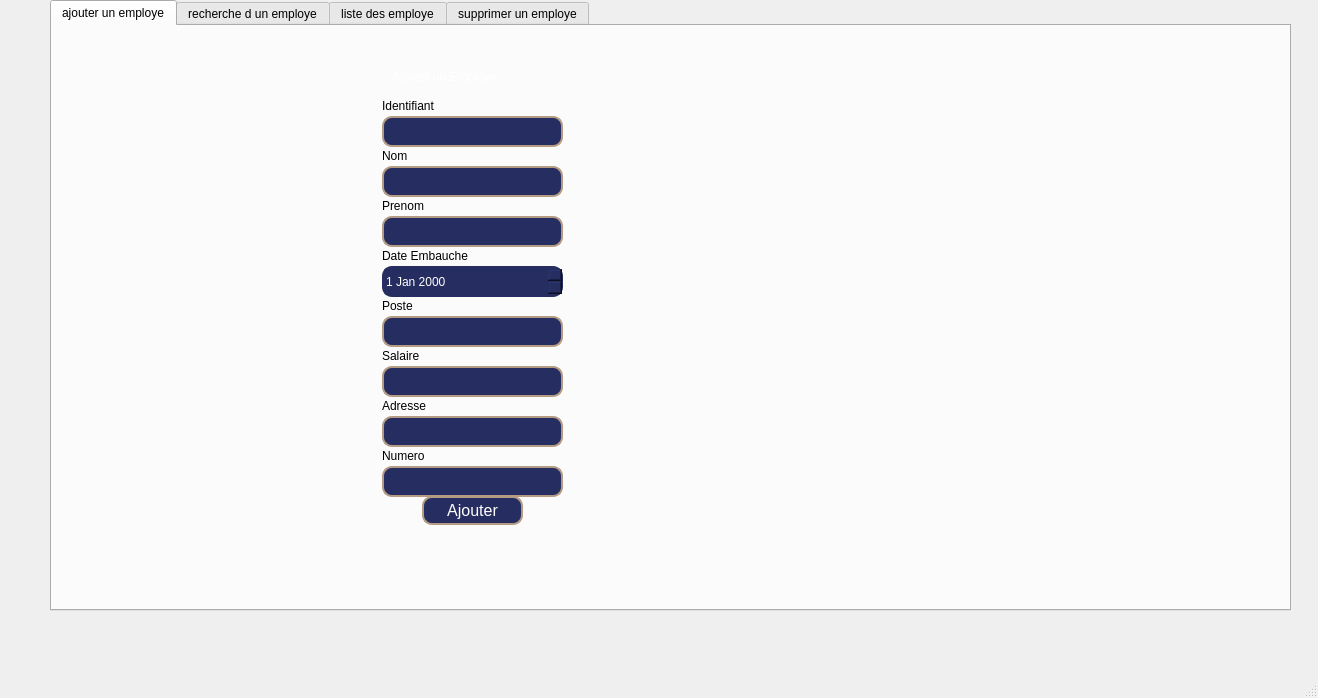
<?xml version="1.0" encoding="UTF-8"?>
<ui version="4.0">
 <class>MainWindow</class>
 <widget class="QMainWindow" name="MainWindow">
  <property name="geometry">
   <rect>
    <x>0</x>
    <y>0</y>
    <width>1318</width>
    <height>698</height>
   </rect>
  </property>
  <property name="windowTitle">
   <string>MainWindow</string>
  </property>
  <widget class="QWidget" name="centralwidget">
   <widget class="QTabWidget" name="tabWidget">
    <property name="geometry">
     <rect>
      <x>50</x>
      <y>0</y>
      <width>1241</width>
      <height>611</height>
     </rect>
    </property>
    <property name="currentIndex">
     <number>0</number>
    </property>
    <widget class="QWidget" name="tab">
     <attribute name="title">
      <string>ajouter un employe</string>
     </attribute>
     <widget class="QLabel" name="label_4">
      <property name="geometry">
       <rect>
        <x>280</x>
        <y>-10</y>
        <width>331</width>
        <height>561</height>
       </rect>
      </property>
      <property name="text">
       <string/>
      </property>
      <property name="pixmap">
       <pixmap>../../Desktop/aaa.png</pixmap>
      </property>
     </widget>
     <widget class="QLabel" name="label_8">
      <property name="geometry">
       <rect>
        <x>330</x>
        <y>170</y>
        <width>63</width>
        <height>20</height>
       </rect>
      </property>
      <property name="text">
       <string>Prenom</string>
      </property>
     </widget>
     <widget class="QLabel" name="label_5">
      <property name="geometry">
       <rect>
        <x>340</x>
        <y>30</y>
        <width>191</width>
        <height>41</height>
       </rect>
      </property>
      <property name="styleSheet">
       <string notr="true">color: white;
font: italic 9pt &quot;Sitka&quot;;
font: 900 italic 8pt &quot;Segoe UI Black&quot;;
font: 700 11pt &quot;Segoe UI&quot;;

</string>
      </property>
      <property name="text">
       <string>Ajouter un Employe</string>
      </property>
     </widget>
     <widget class="QLabel" name="label_9">
      <property name="geometry">
       <rect>
        <x>330</x>
        <y>220</y>
        <width>121</width>
        <height>20</height>
       </rect>
      </property>
      <property name="text">
       <string>Date Embauche</string>
      </property>
     </widget>
     <widget class="QDateEdit" name="dateEdit">
      <property name="geometry">
       <rect>
        <x>330</x>
        <y>240</y>
        <width>181</width>
        <height>31</height>
       </rect>
      </property>
      <property name="styleSheet">
       <string notr="true">QDateEdit {
    background-color:#262D60;
border-radius: 10px
}
QDateEdit {
    color: white;
}
QDateEdit {
    font-family: Arial;
    font-size: 12px;
}
QDateEdit {
    border: 2px solid #262D60;
}</string>
      </property>
     </widget>
     <widget class="QLineEdit" name="lineEdit_8">
      <property name="geometry">
       <rect>
        <x>330</x>
        <y>440</y>
        <width>181</width>
        <height>31</height>
       </rect>
      </property>
      <property name="styleSheet">
       <string notr="true">QLineEdit {
    background-color: #262D60; /* Couleur de fond */
    color: white;               /* Couleur du texte */
    border-radius: 10px;        /* Coins arrondis */
    border: 2px solid #B49B84;  /* Bordure */
    padding: 5px;               /* Espacement intérieur */
}
</string>
      </property>
     </widget>
     <widget class="QLineEdit" name="prenom">
      <property name="geometry">
       <rect>
        <x>330</x>
        <y>190</y>
        <width>181</width>
        <height>31</height>
       </rect>
      </property>
      <property name="styleSheet">
       <string notr="true">QLineEdit {
    background-color: #262D60; /* Couleur de fond */
    color: white;               /* Couleur du texte */
    border-radius: 10px;        /* Coins arrondis */
    border: 2px solid #B49B84;  /* Bordure */
    padding: 5px;               /* Espacement intérieur */
}
</string>
      </property>
     </widget>
     <widget class="QLabel" name="label_13">
      <property name="geometry">
       <rect>
        <x>330</x>
        <y>420</y>
        <width>63</width>
        <height>20</height>
       </rect>
      </property>
      <property name="text">
       <string>Numero</string>
      </property>
     </widget>
     <widget class="QLabel" name="label_11">
      <property name="geometry">
       <rect>
        <x>330</x>
        <y>320</y>
        <width>63</width>
        <height>20</height>
       </rect>
      </property>
      <property name="text">
       <string>Salaire</string>
      </property>
     </widget>
     <widget class="QLineEdit" name="id">
      <property name="geometry">
       <rect>
        <x>330</x>
        <y>90</y>
        <width>181</width>
        <height>31</height>
       </rect>
      </property>
      <property name="styleSheet">
       <string notr="true">QLineEdit {
    background-color: #262D60; /* Couleur de fond */
    color: white;               /* Couleur du texte */
    border-radius: 10px;        /* Coins arrondis */
    border: 2px solid #B49B84;  /* Bordure */
    padding: 5px;               /* Espacement intérieur */
}
</string>
      </property>
      <property name="text">
       <string/>
      </property>
     </widget>
     <widget class="QLineEdit" name="nom">
      <property name="geometry">
       <rect>
        <x>330</x>
        <y>140</y>
        <width>181</width>
        <height>31</height>
       </rect>
      </property>
      <property name="styleSheet">
       <string notr="true">QLineEdit {
    background-color: #262D60; /* Couleur de fond */
    color: white;               /* Couleur du texte */
    border-radius: 10px;        /* Coins arrondis */
    border: 2px solid #B49B84;  /* Bordure */
    padding: 5px;               /* Espacement intérieur */
}
</string>
      </property>
     </widget>
     <widget class="QLineEdit" name="salaire">
      <property name="geometry">
       <rect>
        <x>330</x>
        <y>340</y>
        <width>181</width>
        <height>31</height>
       </rect>
      </property>
      <property name="styleSheet">
       <string notr="true">QLineEdit {
    background-color: #262D60; /* Couleur de fond */
    color: white;               /* Couleur du texte */
    border-radius: 10px;        /* Coins arrondis */
    border: 2px solid #B49B84;  /* Bordure */
    padding: 5px;               /* Espacement intérieur */
}
</string>
      </property>
     </widget>
     <widget class="QLabel" name="label_10">
      <property name="geometry">
       <rect>
        <x>330</x>
        <y>270</y>
        <width>63</width>
        <height>20</height>
       </rect>
      </property>
      <property name="text">
       <string>Poste</string>
      </property>
     </widget>
     <widget class="QLineEdit" name="poste">
      <property name="geometry">
       <rect>
        <x>330</x>
        <y>290</y>
        <width>181</width>
        <height>31</height>
       </rect>
      </property>
      <property name="styleSheet">
       <string notr="true">QLineEdit {
    background-color: #262D60; /* Couleur de fond */
    color: white;               /* Couleur du texte */
    border-radius: 10px;        /* Coins arrondis */
    border: 2px solid #B49B84;  /* Bordure */
    padding: 5px;               /* Espacement intérieur */
}

</string>
      </property>
     </widget>
     <widget class="QLabel" name="label_7">
      <property name="geometry">
       <rect>
        <x>330</x>
        <y>120</y>
        <width>63</width>
        <height>20</height>
       </rect>
      </property>
      <property name="text">
       <string>Nom</string>
      </property>
     </widget>
     <widget class="QPushButton" name="on_pushButton_clicked">
      <property name="geometry">
       <rect>
        <x>370</x>
        <y>470</y>
        <width>101</width>
        <height>29</height>
       </rect>
      </property>
      <property name="styleSheet">
       <string notr="true">QPushButton {
    background-color: #262D60; /* Couleur de fond normale */
    color: white;               /* Couleur du texte */
    font-size: 16px;            /* Taille de la police */
    border-radius: 10px;        /* Coins arrondis */
    border: 2px solid #B49B84;  /* Bordure */
}

QPushButton:hover {
    background-color: #1E253E;  /* Couleur de fond au survol (plus foncé) */
}
QPushButton:pressed
{
    background-color:  #CEBAA7;
    border: 1px solid white;
}
</string>
      </property>
      <property name="text">
       <string>Ajouter</string>
      </property>
     </widget>
     <widget class="QLineEdit" name="adresse">
      <property name="geometry">
       <rect>
        <x>330</x>
        <y>390</y>
        <width>181</width>
        <height>31</height>
       </rect>
      </property>
      <property name="styleSheet">
       <string notr="true">QLineEdit {
    background-color: #262D60; /* Couleur de fond */
    color: white;               /* Couleur du texte */
    border-radius: 10px;        /* Coins arrondis */
    border: 2px solid #B49B84;  /* Bordure */
    padding: 5px;               /* Espacement intérieur */
}

</string>
      </property>
     </widget>
     <widget class="QLabel" name="label_6">
      <property name="geometry">
       <rect>
        <x>330</x>
        <y>70</y>
        <width>131</width>
        <height>20</height>
       </rect>
      </property>
      <property name="text">
       <string>Identifiant</string>
      </property>
     </widget>
     <widget class="QLabel" name="label_12">
      <property name="geometry">
       <rect>
        <x>330</x>
        <y>370</y>
        <width>63</width>
        <height>20</height>
       </rect>
      </property>
      <property name="text">
       <string>Adresse</string>
      </property>
     </widget>
    </widget>
    <widget class="QWidget" name="tab_2">
     <attribute name="title">
      <string>recherche d un employe</string>
     </attribute>
     <widget class="QTableWidget" name="tableWidget">
      <property name="geometry">
       <rect>
        <x>10</x>
        <y>130</y>
        <width>1041</width>
        <height>341</height>
       </rect>
      </property>
      <property name="styleSheet">
       <string notr="true">
QTableWidget {
background-color:  rgb(206, 186, 167);
}
QTableWidget::item:column(0) {
    background-color: red;
}
QTableWidget::item:selected {
    background-color: lightblue;
}</string>
      </property>
      <attribute name="horizontalHeaderStretchLastSection">
       <bool>false</bool>
      </attribute>
      <attribute name="verticalHeaderStretchLastSection">
       <bool>false</bool>
      </attribute>
      <row>
       <property name="text">
        <string>E1</string>
       </property>
      </row>
      <column>
       <property name="text">
        <string>ID</string>
       </property>
      </column>
      <column>
       <property name="text">
        <string>Nom</string>
       </property>
      </column>
      <column>
       <property name="text">
        <string>Prenom</string>
       </property>
      </column>
      <column>
       <property name="text">
        <string>Date Embauche</string>
       </property>
      </column>
      <column>
       <property name="text">
        <string>Poste</string>
       </property>
      </column>
      <column>
       <property name="text">
        <string>Salaire</string>
       </property>
      </column>
      <column>
       <property name="text">
        <string>Numero</string>
       </property>
      </column>
      <column>
       <property name="text">
        <string>Adresse</string>
       </property>
      </column>
      <item row="0" column="0">
       <property name="text">
        <string>001</string>
       </property>
      </item>
      <item row="0" column="1">
       <property name="text">
        <string>islem</string>
       </property>
      </item>
      <item row="0" column="2">
       <property name="text">
        <string>mechi</string>
       </property>
      </item>
      <item row="0" column="3">
       <property name="text">
        <string>7-10-2024</string>
       </property>
      </item>
      <item row="0" column="4">
       <property name="text">
        <string>directeur</string>
       </property>
      </item>
      <item row="0" column="5">
       <property name="text">
        <string>20000dt</string>
       </property>
      </item>
      <item row="0" column="6">
       <property name="text">
        <string>12345678</string>
       </property>
      </item>
      <item row="0" column="7">
       <property name="text">
        <string>cite el aaa</string>
       </property>
      </item>
     </widget>
     <widget class="QLineEdit" name="lineEdit_9">
      <property name="geometry">
       <rect>
        <x>250</x>
        <y>70</y>
        <width>291</width>
        <height>31</height>
       </rect>
      </property>
      <property name="styleSheet">
       <string notr="true">QLineEdit {
    background-color: #CEBAA7; /* Couleur de fond */
    color: white;               /* Couleur du texte */
    border-radius: 10px;        /* Coins arrondis */
    border: 2px solid #B49B84;  /* Bordure */
    padding: 5px;               /* Espacement intérieur */
}
</string>
      </property>
      <property name="text">
       <string>Recherche un employe par son ID</string>
      </property>
     </widget>
     <widget class="QPushButton" name="pushButton_11">
      <property name="geometry">
       <rect>
        <x>560</x>
        <y>70</y>
        <width>41</width>
        <height>31</height>
       </rect>
      </property>
      <property name="styleSheet">
       <string notr="true">QPushButton {
    background-color: #CEBAA7; /* Couleur de fond */
    color: black;               /* Couleur du texte */
    font-size: 16px;            /* Taille de la police */
    border-radius: 10px;        /* Coins arrondis */
    border: 2px solid #B49B84;  /* Bordure */
}

QPushButton:hover {
    background-color: #B49B84;  /* Couleur de fond au survol (plus foncé) */
}
QPushButton:pressed
{
    background-color: #262D60;
    border: 1px solid white;
}


</string>
      </property>
      <property name="text">
       <string/>
      </property>
      <property name="icon">
       <iconset>
        <normaloff>../../Desktop/recherche-01.png</normaloff>../../Desktop/recherche-01.png</iconset>
      </property>
     </widget>
    </widget>
    <widget class="QWidget" name="tab_3">
     <attribute name="title">
      <string>liste des employe</string>
     </attribute>
     <widget class="QTableWidget" name="tableWidget_2">
      <property name="geometry">
       <rect>
        <x>90</x>
        <y>140</y>
        <width>1041</width>
        <height>341</height>
       </rect>
      </property>
      <property name="styleSheet">
       <string notr="true">
QTableWidget {
background-color:  rgb(206, 186, 167);
}
QTableWidget::item:column(0) {
    background-color: red;
}
QTableWidget::item:selected {
    background-color: lightblue;
}</string>
      </property>
      <attribute name="horizontalHeaderStretchLastSection">
       <bool>false</bool>
      </attribute>
      <attribute name="verticalHeaderStretchLastSection">
       <bool>false</bool>
      </attribute>
      <row>
       <property name="text">
        <string>E1</string>
       </property>
      </row>
      <column>
       <property name="text">
        <string>ID</string>
       </property>
      </column>
      <column>
       <property name="text">
        <string>Nom</string>
       </property>
      </column>
      <column>
       <property name="text">
        <string>Prenom</string>
       </property>
      </column>
      <column>
       <property name="text">
        <string>Date Embauche</string>
       </property>
      </column>
      <column>
       <property name="text">
        <string>Poste</string>
       </property>
      </column>
      <column>
       <property name="text">
        <string>Salaire</string>
       </property>
      </column>
      <column>
       <property name="text">
        <string>Numero</string>
       </property>
      </column>
      <column>
       <property name="text">
        <string>Adresse</string>
       </property>
      </column>
      <item row="0" column="0">
       <property name="text">
        <string>001</string>
       </property>
      </item>
      <item row="0" column="1">
       <property name="text">
        <string>islem</string>
       </property>
      </item>
      <item row="0" column="2">
       <property name="text">
        <string>mechi</string>
       </property>
      </item>
      <item row="0" column="3">
       <property name="text">
        <string>7-10-2024</string>
       </property>
      </item>
      <item row="0" column="4">
       <property name="text">
        <string>directeur</string>
       </property>
      </item>
      <item row="0" column="5">
       <property name="text">
        <string>20000dt</string>
       </property>
      </item>
      <item row="0" column="6">
       <property name="text">
        <string>12345678</string>
       </property>
      </item>
      <item row="0" column="7">
       <property name="text">
        <string>cite el aaa</string>
       </property>
      </item>
     </widget>
    </widget>
    <widget class="QWidget" name="tab_4">
     <attribute name="title">
      <string>supprimer un employe</string>
     </attribute>
    </widget>
   </widget>
  </widget>
  <widget class="QMenuBar" name="menubar">
   <property name="geometry">
    <rect>
     <x>0</x>
     <y>0</y>
     <width>1318</width>
     <height>26</height>
    </rect>
   </property>
  </widget>
  <widget class="QStatusBar" name="statusbar"/>
 </widget>
 <resources/>
 <connections/>
</ui>
